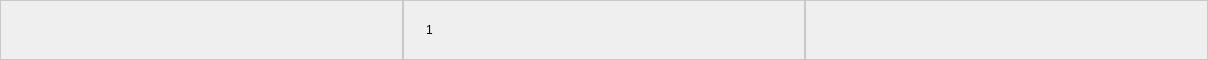
<?xml version="1.0" encoding="UTF-8"?>
<ui version="4.0">
 <class>Form</class>
 <widget class="QWidget" name="Form">
  <property name="geometry">
   <rect>
    <x>0</x>
    <y>0</y>
    <width>1208</width>
    <height>60</height>
   </rect>
  </property>
  <property name="sizePolicy">
   <sizepolicy hsizetype="Preferred" vsizetype="Fixed">
    <horstretch>0</horstretch>
    <verstretch>0</verstretch>
   </sizepolicy>
  </property>
  <property name="windowTitle">
   <string>Form</string>
  </property>
  <property name="styleSheet">
   <string notr="true">.QSpinBox, .QDateEdit, .QLineEdit, .QTextEdit, .QRadioButton, .QPushButton, .QCheckBox  {
background-color: transparent;
border: 1px solid rgb(200, 200, 200);
padding: 20%;
color: black;
}

.QCheckBox::indicator{
width: 0;
}

.QRadioButton::indicator, .QCheckBox::indicator{
width: 0;
}</string>
  </property>
  <layout class="QHBoxLayout" name="horizontalLayout">
   <property name="spacing">
    <number>0</number>
   </property>
   <property name="leftMargin">
    <number>0</number>
   </property>
   <property name="topMargin">
    <number>0</number>
   </property>
   <property name="rightMargin">
    <number>0</number>
   </property>
   <property name="bottomMargin">
    <number>0</number>
   </property>
   <item>
    <widget class="QLineEdit" name="i_name">
     <property name="sizePolicy">
      <sizepolicy hsizetype="Ignored" vsizetype="Preferred">
       <horstretch>0</horstretch>
       <verstretch>0</verstretch>
      </sizepolicy>
     </property>
    </widget>
   </item>
   <item>
    <widget class="QSpinBox" name="i_number">
     <property name="sizePolicy">
      <sizepolicy hsizetype="Ignored" vsizetype="Preferred">
       <horstretch>0</horstretch>
       <verstretch>0</verstretch>
      </sizepolicy>
     </property>
     <property name="buttonSymbols">
      <enum>QAbstractSpinBox::NoButtons</enum>
     </property>
     <property name="minimum">
      <number>1</number>
     </property>
    </widget>
   </item>
   <item>
    <widget class="QLineEdit" name="i_password">
     <property name="sizePolicy">
      <sizepolicy hsizetype="Ignored" vsizetype="Preferred">
       <horstretch>0</horstretch>
       <verstretch>0</verstretch>
      </sizepolicy>
     </property>
    </widget>
   </item>
  </layout>
 </widget>
 <resources/>
 <connections/>
</ui>
